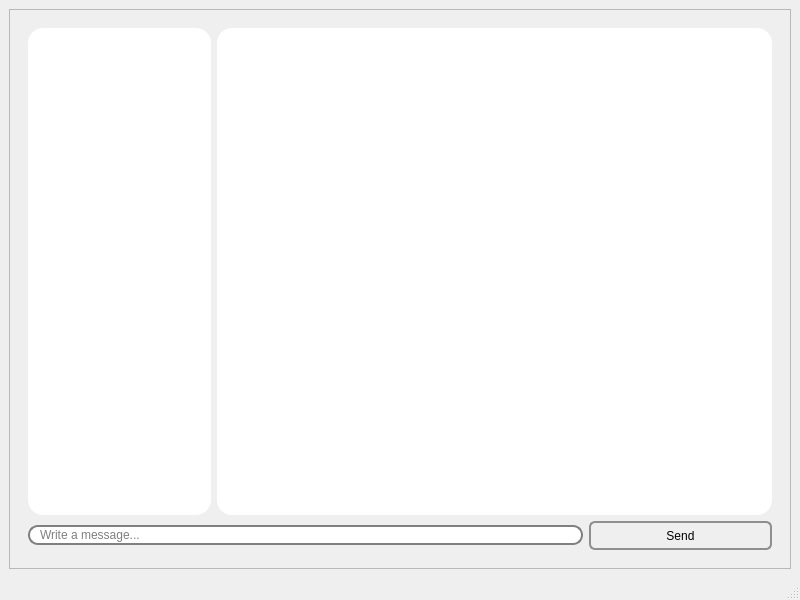
<?xml version="1.0" encoding="UTF-8"?>
<ui version="4.0">
 <class>ClientWindow</class>
 <widget class="QMainWindow" name="ClientWindow">
  <property name="geometry">
   <rect>
    <x>0</x>
    <y>0</y>
    <width>800</width>
    <height>600</height>
   </rect>
  </property>
  <property name="minimumSize">
   <size>
    <width>100</width>
    <height>100</height>
   </size>
  </property>
  <property name="windowTitle">
   <string>ClientWindow</string>
  </property>
  <widget class="QWidget" name="centralwidget">
   <layout class="QVBoxLayout" name="verticalLayout">
    <item>
     <widget class="QFrame" name="frame">
      <property name="minimumSize">
       <size>
        <width>0</width>
        <height>0</height>
       </size>
      </property>
      <property name="frameShape">
       <enum>QFrame::StyledPanel</enum>
      </property>
      <property name="frameShadow">
       <enum>QFrame::Raised</enum>
      </property>
      <layout class="QVBoxLayout" name="verticalLayout_2">
       <item>
        <widget class="QStackedWidget" name="stackedWidget">
         <property name="minimumSize">
          <size>
           <width>100</width>
           <height>100</height>
          </size>
         </property>
         <widget class="QWidget" name="Chat">
          <property name="enabled">
           <bool>true</bool>
          </property>
          <property name="minimumSize">
           <size>
            <width>100</width>
            <height>100</height>
           </size>
          </property>
          <layout class="QGridLayout" name="gridLayout_2">
           <item row="1" column="0" colspan="3">
            <widget class="QLineEdit" name="MessagelineEdit">
             <property name="sizePolicy">
              <sizepolicy hsizetype="Expanding" vsizetype="Fixed">
               <horstretch>1</horstretch>
               <verstretch>0</verstretch>
              </sizepolicy>
             </property>
             <property name="minimumSize">
              <size>
               <width>100</width>
               <height>0</height>
              </size>
             </property>
             <property name="styleSheet">
              <string notr="true"> QLineEdit {
     border: 2px solid gray;
     border-radius: 10px;
     padding: 0 8px;
	 background: white;
     selection-background-color: darkgray;
 }</string>
             </property>
             <property name="placeholderText">
              <string>Write a message...</string>
             </property>
            </widget>
           </item>
           <item row="0" column="0">
            <widget class="QListWidget" name="UserlistWidget">
             <property name="styleSheet">
              <string notr="true">QListView {
     background-color: white;
	  border-radius: 15px;
 }</string>
             </property>
            </widget>
           </item>
           <item row="0" column="1" colspan="3">
            <widget class="QTextBrowser" name="MessagesBox">
             <property name="enabled">
              <bool>true</bool>
             </property>
             <property name="sizePolicy">
              <sizepolicy hsizetype="Expanding" vsizetype="Expanding">
               <horstretch>1</horstretch>
               <verstretch>0</verstretch>
              </sizepolicy>
             </property>
             <property name="minimumSize">
              <size>
               <width>550</width>
               <height>100</height>
              </size>
             </property>
             <property name="styleSheet">
              <string notr="true">  QTextBrowser{
     background-color: white;
	 border-radius: 15px;
 }</string>
             </property>
            </widget>
           </item>
           <item row="1" column="3">
            <widget class="QPushButton" name="Send">
             <property name="styleSheet">
              <string notr="true"> QPushButton {
     border: 2px solid #8f8f91;
     border-radius: 6px;
     background-color: qlineargradient(x1: 0, y1: 0, x2: 0, y2: 1,
                                       stop: 0 #f6f7fa, stop: 1 #dadbde);

     min-width: 80px;
	 min-height: 25px;
 }</string>
             </property>
             <property name="text">
              <string>Send</string>
             </property>
            </widget>
           </item>
          </layout>
         </widget>
         <widget class="QWidget" name="Login">
          <layout class="QGridLayout" name="gridLayout_4">
           <item row="1" column="2">
            <spacer name="horizontalSpacer">
             <property name="orientation">
              <enum>Qt::Horizontal</enum>
             </property>
             <property name="sizeHint" stdset="0">
              <size>
               <width>40</width>
               <height>20</height>
              </size>
             </property>
            </spacer>
           </item>
           <item row="1" column="0">
            <spacer name="horizontalSpacer_2">
             <property name="orientation">
              <enum>Qt::Horizontal</enum>
             </property>
             <property name="sizeHint" stdset="0">
              <size>
               <width>40</width>
               <height>20</height>
              </size>
             </property>
            </spacer>
           </item>
           <item row="2" column="1">
            <spacer name="verticalSpacer_2">
             <property name="orientation">
              <enum>Qt::Vertical</enum>
             </property>
             <property name="sizeHint" stdset="0">
              <size>
               <width>20</width>
               <height>40</height>
              </size>
             </property>
            </spacer>
           </item>
           <item row="0" column="1">
            <spacer name="verticalSpacer">
             <property name="orientation">
              <enum>Qt::Vertical</enum>
             </property>
             <property name="sizeHint" stdset="0">
              <size>
               <width>20</width>
               <height>40</height>
              </size>
             </property>
            </spacer>
           </item>
           <item row="1" column="1">
            <widget class="QFrame" name="LoginFrame">
             <property name="sizePolicy">
              <sizepolicy hsizetype="Preferred" vsizetype="Preferred">
               <horstretch>0</horstretch>
               <verstretch>0</verstretch>
              </sizepolicy>
             </property>
             <property name="minimumSize">
              <size>
               <width>550</width>
               <height>50</height>
              </size>
             </property>
             <property name="styleSheet">
              <string notr="true"> QFrame {
     border: 0px solid rgb(28, 43, 255);
     border-radius: 15px;
     padding: 2px;
	background-color: rgb(203, 206, 255);

 }</string>
             </property>
             <property name="frameShape">
              <enum>QFrame::StyledPanel</enum>
             </property>
             <property name="frameShadow">
              <enum>QFrame::Raised</enum>
             </property>
             <layout class="QGridLayout" name="gridLayout">
              <item row="0" column="0">
               <widget class="QLabel" name="EmptyLabel">
                <property name="text">
                 <string/>
                </property>
               </widget>
              </item>
              <item row="1" column="0">
               <widget class="QLabel" name="UsernameLabel">
                <property name="text">
                 <string>User name</string>
                </property>
               </widget>
              </item>
              <item row="1" column="1">
               <widget class="QLineEdit" name="UserlineEdit">
                <property name="styleSheet">
                 <string notr="true"> QLineEdit {
     border: 2px solid gray;
     border-radius: 10px;
     padding: 0 8px;
	 background: white;
     selection-background-color: darkgray;
 }</string>
                </property>
                <property name="placeholderText">
                 <string>enter a nickname without the colon character</string>
                </property>
               </widget>
              </item>
              <item row="3" column="0">
               <widget class="QLabel" name="EmptyLabel_2">
                <property name="text">
                 <string/>
                </property>
               </widget>
              </item>
              <item row="2" column="1">
               <widget class="QPushButton" name="Sign">
                <property name="text">
                 <string>Sign in</string>
                </property>
               </widget>
              </item>
             </layout>
            </widget>
           </item>
          </layout>
         </widget>
        </widget>
       </item>
      </layout>
     </widget>
    </item>
   </layout>
  </widget>
  <widget class="QMenuBar" name="menubar">
   <property name="geometry">
    <rect>
     <x>0</x>
     <y>0</y>
     <width>800</width>
     <height>21</height>
    </rect>
   </property>
  </widget>
  <widget class="QStatusBar" name="statusbar"/>
 </widget>
 <resources/>
 <connections>
  <connection>
   <sender>UserlineEdit</sender>
   <signal>returnPressed()</signal>
   <receiver>Sign</receiver>
   <slot>animateClick()</slot>
   <hints>
    <hint type="sourcelabel">
     <x>320</x>
     <y>148</y>
    </hint>
    <hint type="destinationlabel">
     <x>286</x>
     <y>175</y>
    </hint>
   </hints>
  </connection>
  <connection>
   <sender>MessagelineEdit</sender>
   <signal>returnPressed()</signal>
   <receiver>Send</receiver>
   <slot>animateClick()</slot>
   <hints>
    <hint type="sourcelabel">
     <x>305</x>
     <y>534</y>
    </hint>
    <hint type="destinationlabel">
     <x>680</x>
     <y>535</y>
    </hint>
   </hints>
  </connection>
 </connections>
</ui>
